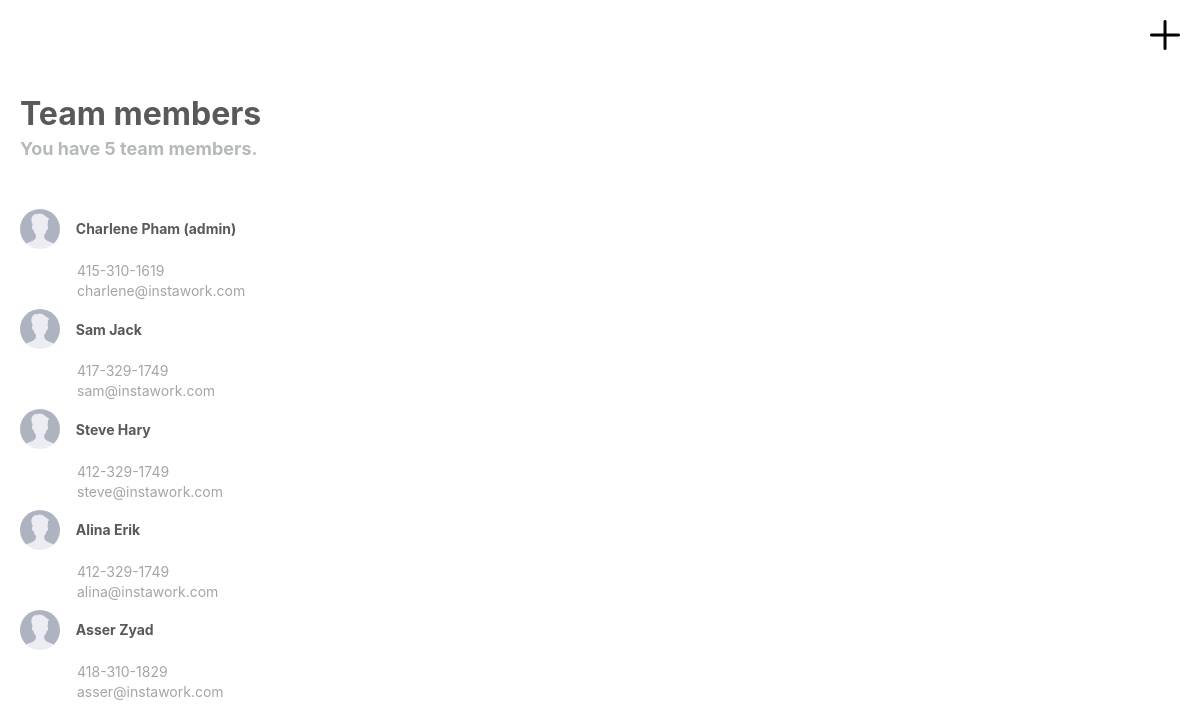
The app's page /app/ with its own data.
### my_app/models.py (models this page shows)
class TeamMember (models.Model):
    id = models.AutoField(primary_key=True) #unique id for each team member
    firstname = models.CharField (max_length=250)
    lastname = models.CharField (max_length=250)
    email = models.EmailField (max_length=250)
    phonenumber = models.CharField(max_length=12)
    role = models.CharField (max_length=100)

### my_app/views.py (the view)
# urls.py: path('', views.main, name='main'),
def main (request):
    form = TeamMember.objects.all()
    total_members = form.count()
    context = {'form':form,'total_members':total_members}
    return render (request, 'my_app/index.html',context)

### my_app/templates/my_app/index.html (shortened to what this page needs)
<!DOCTYPE html>
<html lang="en">
  <head>
    {% load static %}
    <link rel="stylesheet" type="text/css" href ="{% static 'my_app/style.css' %}"/>
  </head>
  <body>
    <h1> Team members</h1>
    <h2> You have {{total_members}} team members.</h2>
    <div><a class = "add" href="{% url 'addForm' %}"> <img src="{% static 'my_app/images/plus.png' %}" id="plus"> </a></div>
    <dl id="listdl">
    {% for member in form %}
        <div>
            <dt><a href="{% url 'editMemberForm' member.id %}"> <img src="{% static 'my_app/images/blank.png' %}" id="img"> <span class="firstlast"> {{ member.firstname}} {{member.lastname }} {{member.role}} </a></dt>
            <dt><span class="contact"> {{ member.phonenumber}}</span></dt>
            <dt><span class="contact"> {{ member.email}}</span></dt>
        </div>
    {% endfor %}
</dl>
  </body>
</html>

### my_app/static/my_app/style.css (style rules this page uses)
html, body { height: 100%; }
html { display: table; margin: auto; background: #f3f3f3; }
body { width: 100vw; align-content: center; background: white; font-family: -apple-system, BlinkMacSystemFont, Helvetica; display: table-cell; vertical-align: middle; position: relative; }
a { text-decoration:none; color: #000; font-weight: bold; }
h1 { color: #5a5959; font-weight: bold; margin-top: 20px; margin-bottom: 5px; margin-left: 20px; }
h2 { color: #b5b9b9; font-weight: bold; font-size: 18px; margin-top: 0px; margin-left: 20px; margin-bottom: 30px; }
dl { padding: 10px; }
#img { width: 40px; height: auto; border-radius: 50%; padding: 10px; vertical-align:middle; }
#plus { width: 30px; height: auto; position:absolute; top: 20px; right: 20px; }
#listdl { width:100%; text-align:left; }
.firstlast { vertical-align:middle; color: #5a5959; font-size: 14px; margin-bottom: 0px; padding: 2px; }
.contact { color: #a2a6a6; vertical-align:middle; font-size: 14px; margin-top: 0px; padding: 2px; margin-left: 65px; }

### records on screen
TeamMember: firstname "Charlene", lastname "Pham", role "(admin)", phonenumber "415-310-1619", email "charlene@instawork.com"
TeamMember: firstname "Sam", lastname "Jack", phonenumber "417-329-1749", email "sam@instawork.com"
TeamMember: firstname "Steve", lastname "Hary", phonenumber "412-329-1749", email "steve@instawork.com"
TeamMember: firstname "Alina", lastname "Erik", phonenumber "412-329-1749", email "alina@instawork.com"
TeamMember: firstname "Asser", lastname "Zyad", phonenumber "418-310-1829", email "asser@instawork.com"

### other values on screen
{{ total_members }} "5"
